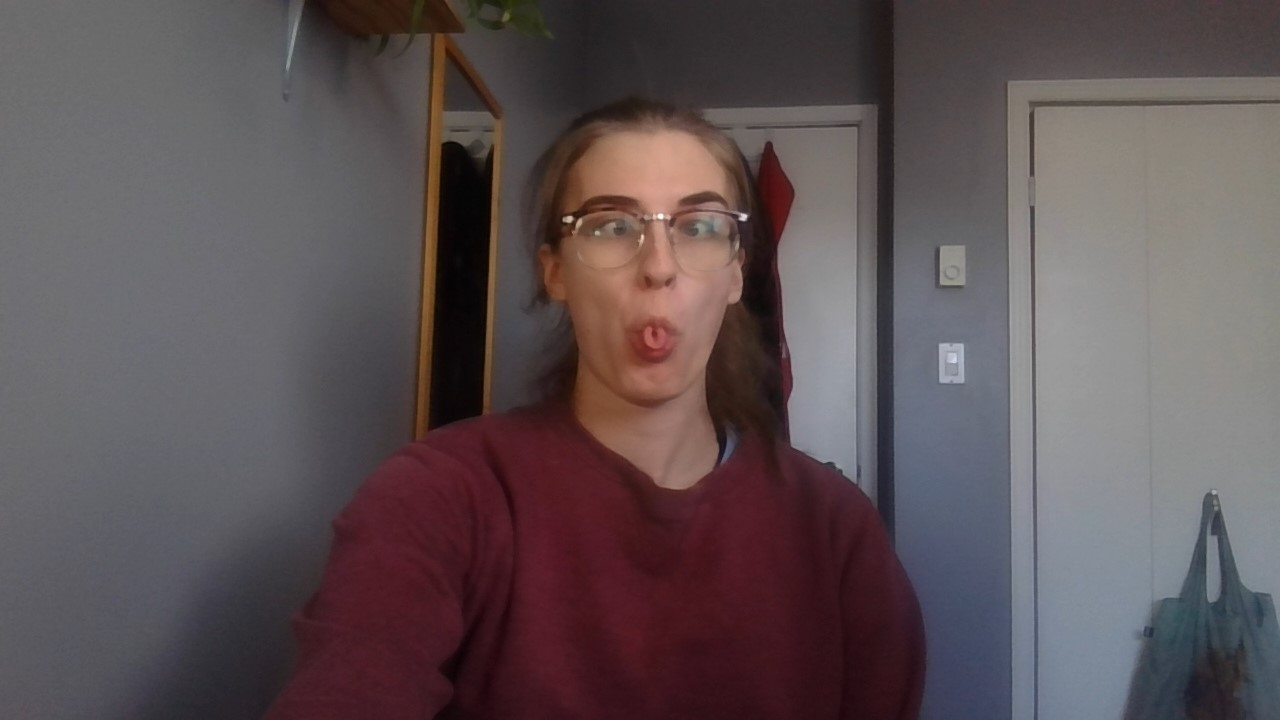
#> input picture dataset_goofy/real/1Cr.jpg, 1280 x 720 px, found by its file name; its folder holds 4 pictures in this run
$ jupyter execute Main.ipynb
#> lines starting #> are read from the running program, lines starting #| are printed output that depends on the picture; pictures that were not available may be replaced by others from this repository, and a replacement may not be noted
# Facial Classification Project
### Allison Christensen Thomas Heysel

##### To update the dataset in use, scroll down to the top of code cell 2 and update the input to the load_dataset function. The filename passed in must include 2 files named 'real' and 'fake' to properly function.

[cell 1]
import cv2
import numpy as np
import time
from matplotlib import pyplot as plt
from os import listdir
from os.path import isfile, join

# Define required objects
sift = cv2.SIFT_create()
matcher = cv2.BFMatcher()

front_face_cascade = cv2.CascadeClassifier()
front_face_cascade.load(cv2.samples.findFile('haar_classifiers/haarcascade_frontalface_alt.xml'))
side_face_cascade = cv2.CascadeClassifier()
side_face_cascade.load(cv2.samples.findFile('haar_classifiers/haarcascade_profileface.xml'))

def load_dataset(filename='dataset'):
    # Assumes the data is stored in 2 files named dataset/real and dataset/fake
    # Returns 2 lists holding the real and fake images seperately

#> called with filename = 'dataset'
    try:
        real_filenames = [filename+'/real/'+f for f in listdir(filename+'/real') if isfile(join(filename+'/real', f))]
        fake_filenames = [filename+'/fake/'+f for f in listdir(filename+'/fake') if isfile(join(filename+'/fake', f))]
    except FileNotFoundError as e:
        print(f"Error! Cannot read in dataset in the root file {filename}. Please ensure the file exists and "
              f"contains 2 folders named 'real' and 'fake'.")
        raise e

    real_images = [cv2.cvtColor(cv2.imread(f), cv2.COLOR_BGR2RGB) for f in real_filenames]
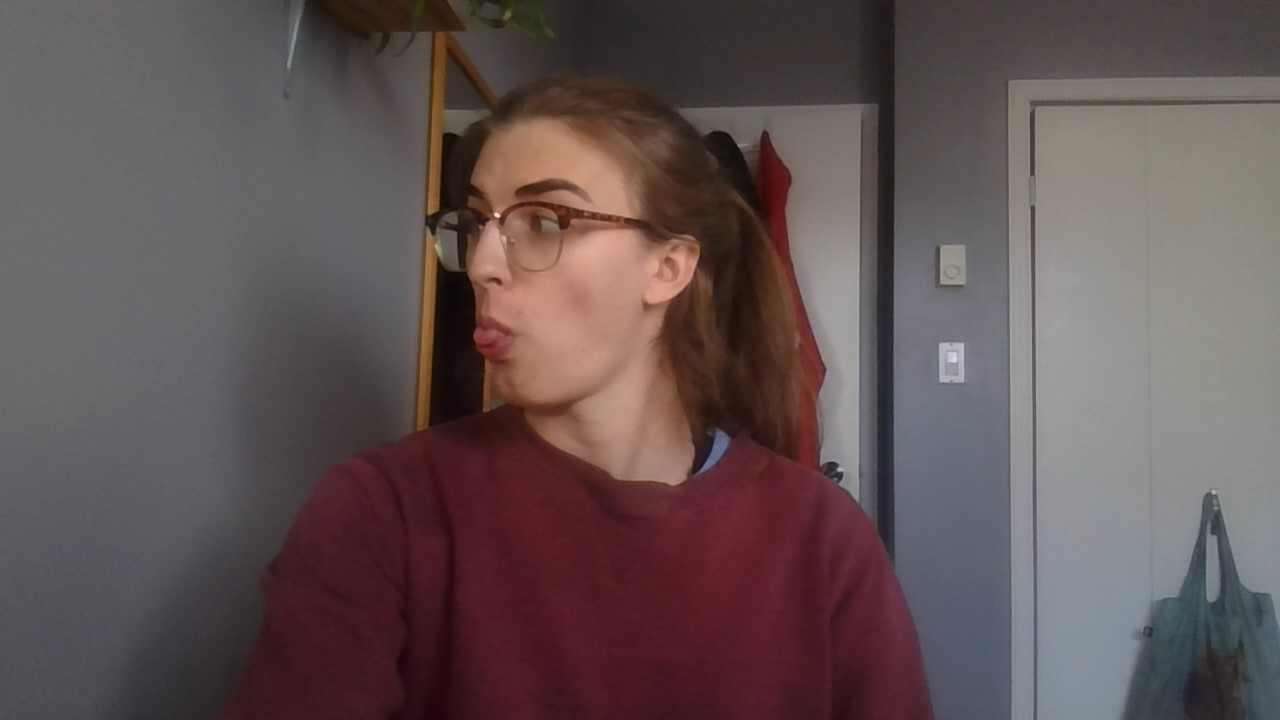
#> input picture dataset_goofy/real/1Lr.jpg, 1280 x 720 px, found by its file name
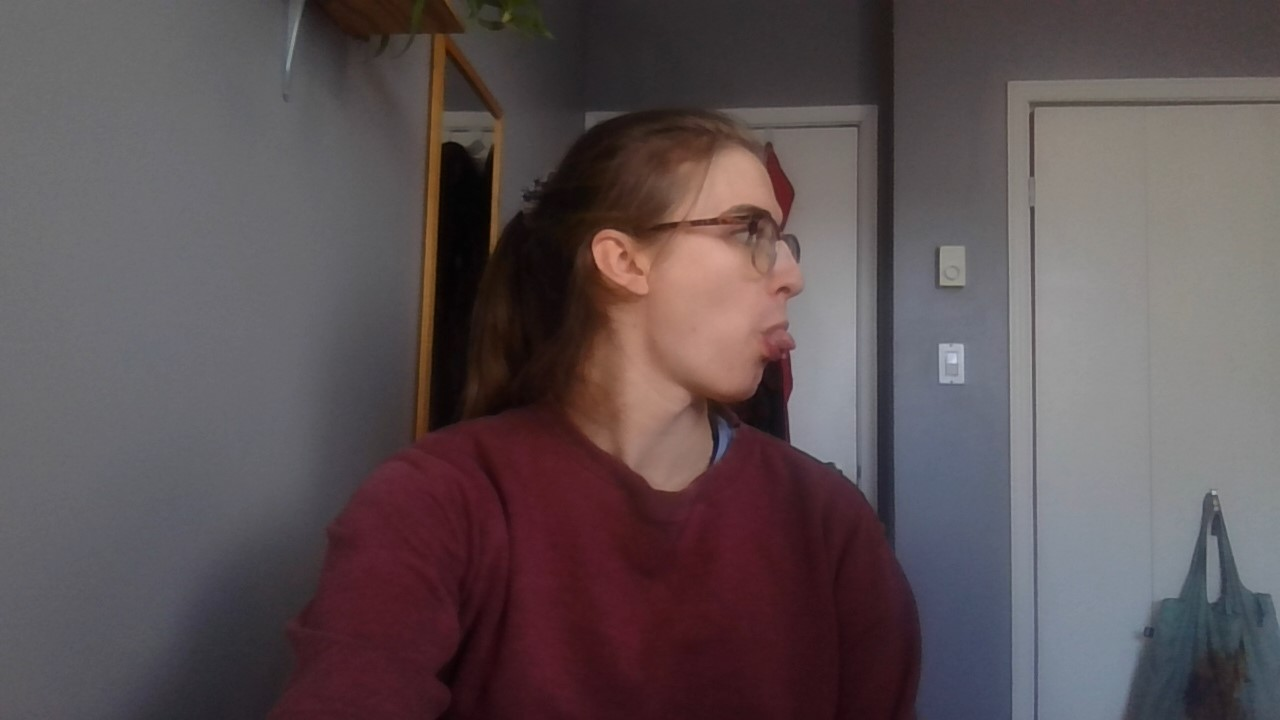
#> input picture dataset_goofy/real/1Rr.jpg, 1280 x 720 px, found by its file name
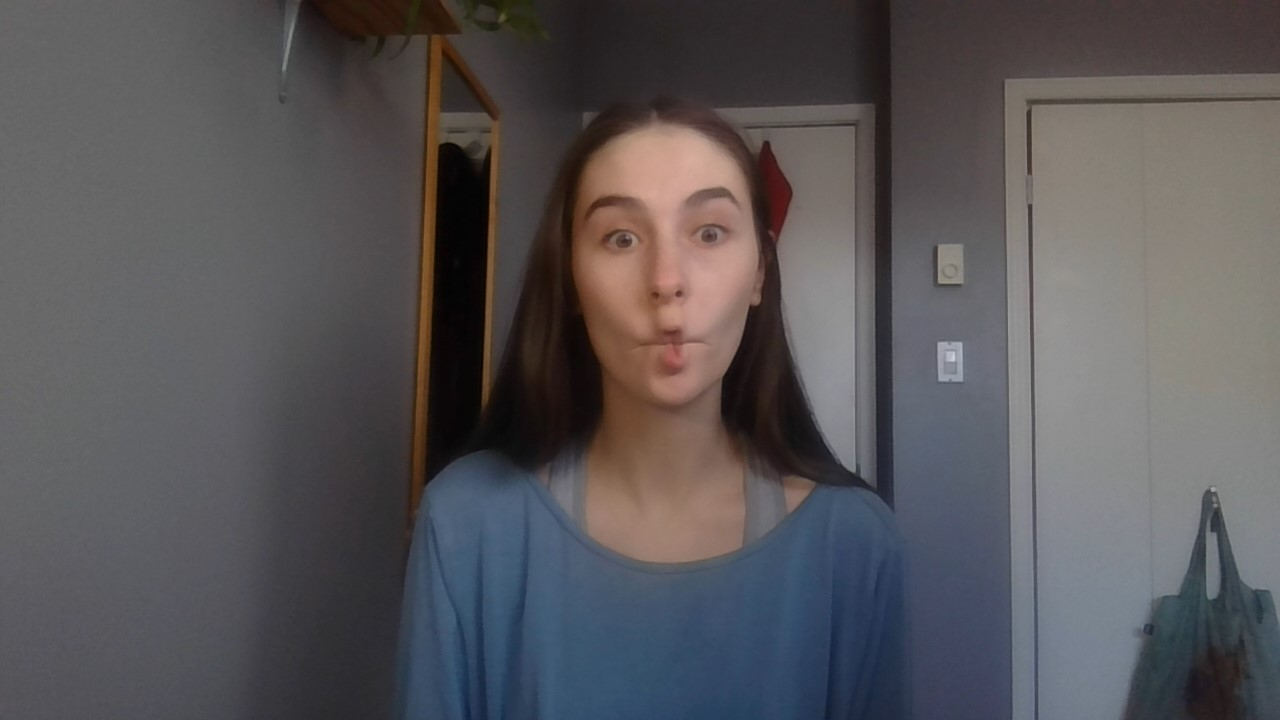
#> input picture dataset_goofy/real/2Cr.jpg, 1280 x 720 px, found by its file name
#> real_images = 4 items
    fake_images = [cv2.cvtColor(cv2.imread(f), cv2.COLOR_BGR2RGB) for f in fake_filenames]
#> fake_images = 1 item

    return real_images, fake_images

def equalize_image(img):
    img_yuv = cv2.cvtColor(img, cv2.COLOR_BGR2YUV)

    # equalize the histogram of the Y channel
    img_yuv[:,:,0] = cv2.equalizeHist(img_yuv[:,:,0])

    # convert the YUV image back to RGB format
    img_output = cv2.cvtColor(img_yuv, cv2.COLOR_YUV2BGR)

    return img_output

def detect_face(img, side='front'):
    # Uses Haar Classifier to detect faces in an images and draw a bounding box around the facial region of interest
    # img : an image with a face
    # side : a string enum either "front" or "profile" descibing the type of image
    # Return : an image containing only the detected facial ROI for detected faces or [] if no face is detected

    # Convert the image to gray and equalize it. Helps to give better facial detection
    gray_img = cv2.cvtColor(img, cv2.COLOR_RGB2GRAY)
    equilized_gray_img = cv2.equalizeHist(gray_img)

    # Detect the face and create and image of the detected face
    if side == 'front':
        face = front_face_cascade.detectMultiScale(equilized_gray_img, minSize=(150,150))
    else:
        face = side_face_cascade.detectMultiScale(equilized_gray_img, minSize=(150,150))
    for (x,y,w,h) in face:
        img = cv2.rectangle(img,(x,y),(x+w,y+h),(255,0,0),2)
        roi_color = img[y:y+h, x:x+w]
        roi_gray = equilized_gray_img[y:y+h, x:x+w]

    # Return the detected face. If no face was detected return an empty array
    try:
        roi_equalized = equalize_image(roi_color)
        return roi_equalized
    except UnboundLocalError as e:
        return []

def feature_matching(img1, img2):
    # Performs SIFT feature matching between 2 images and then uses Lowe's Ratio to filter out the bad matches
    # img1 : an RGB image
    # img2 : an RGB image
    # returns : the average of the two ratios  (number of matches / number of keypoints in img1) and
    #           (number of matches / number of keypoints in img2)

    # Regular SIFT
    img1_keypoints, img1_descriptors = sift.detectAndCompute(img1, None)
    img2_keypoints, img2_descriptors = sift.detectAndCompute(img2, None)

    img1_with_keypoints = cv2.drawKeypoints(img1, img1_keypoints, np.array([]))
    img2_with_keypoints = cv2.drawKeypoints(img2, img2_keypoints, np.array([]))

    matches = matcher.knnMatch(img1_descriptors, img2_descriptors, k=2)
    matches_img = cv2.drawMatchesKnn(img1, img1_keypoints, img2, img2_keypoints, matches, np.array([]))

    # Lowe's Ratio
    lowes_matches = [[match[0]] for match in matches if (match[0].distance / match[1].distance) < 0.8]

    # Find the ratio
    r1 = len(lowes_matches) / len(img1_keypoints)
    r2 = len(lowes_matches) / len(img2_keypoints)
    avg = (r1 + r2) / 2

    return avg


def classification(imgC, imgL, imgR):
    # Classifies images as either real or fake
    # Takes 3 images as inputs
    # Returns True for real faces and False for fake face

    # The confidence measure of our assumption
    real_confidence = 0
    fake_confidence = 0

    # Real faces will require us to use a profile haar cascade for left and right images. But fake faces will
    # require a frontal face cascade.
    # Therefore for left and right images if we try a profile cascade and it detects a face it increases our
    # confidence that its a real image. If we use a profile cascade and doesn't detect a face, we'll then try a
    # frontal cascade. If it detects a face with the frontal cascade it increases our confidence that the image is
    # fake.

    left_face = detect_face(imgL, 'profile')
    if len(left_face) == 0: # If no face is detected, try frontal cascade
        left_face = detect_face(imgL, 'front')
        if len(left_face) != 0: # Now a face is detected
            fake_confidence = fake_confidence + 1
    else:
        real_confidence = real_confidence + 1

    right_face = detect_face(imgR, 'profile')
    if len(right_face) == 0: # If no face is detected, try frontal cascade
        right_face = detect_face(imgL, 'front')
        if len(right_face) != 0: # Now a face is detected
            fake_confidence = fake_confidence + 1
    else:
        real_confidence = real_confidence + 1

    center_face = detect_face(imgC, 'front') # center always requires frontal cascade

    # Find matches between left and center and right and center faces
    num_pairs = 0
    ratio1 = 0 # Ratios represent the number of matches / the number of keypoints
    ratio2 = 0
    if len(left_face) != 0 and len(center_face) != 0:
        num_pairs = num_pairs + 1
        ratio1 = feature_matching(left_face, center_face)

    if len(right_face) != 0 and len(center_face) != 0:
        num_pairs = num_pairs + 1
        ratio2 = feature_matching(right_face, center_face)

    # Calculate the average ratio of keypoint to matches between left and front comparison and right and front
    # comparison. If the Haar Cascade was unable to detect faces in 2 or more of the images we cannot make a
    # confident classification and deem it is 'Unclassifiable'
    try:
        avg_ratio = (ratio1 + ratio2) / num_pairs
    except ZeroDivisionError:
        return "Unclassifiable"

    if avg_ratio > 0.2:
        fake_confidence = fake_confidence + 1
    else:
        real_confidence = real_confidence + 1

    if real_confidence > fake_confidence:
        return "Real"
    else:
        return "Fake"

[cell 2]
##################################### Update dataset used here ###################################################
real_images, fake_images = load_dataset('dataset')
#> real_images = 4 items; fake_images = 1 item
##################################################################################################################

unclassifiable = 0 # Counter of triplets that could not be classified
start = time.time() # Start timer

# Classify real images
true_positive = 0
false_negative = 0
for i in range(0, len(real_images)-2, 3):
    guess = classification(real_images[i], real_images[i + 1], real_images[i + 2])
    if guess == "Real":
        true_positive = true_positive + 1
    elif guess == "Fake":
        false_negative = false_negative + 1
    else:
        unclassifiable = unclassifiable + 1
#> this loop made 1 pass
#> (real_confidence in classification, fake_confidence in classification, num_pairs in classification, ratio1 in classification, ratio2 in classification) on pass 1: (3, 0, 2, 0.0538, 0.0355)
#> pass 1, in detect_face, `equilized_gray_img = cv2.equalizeHist(gray_img)`:
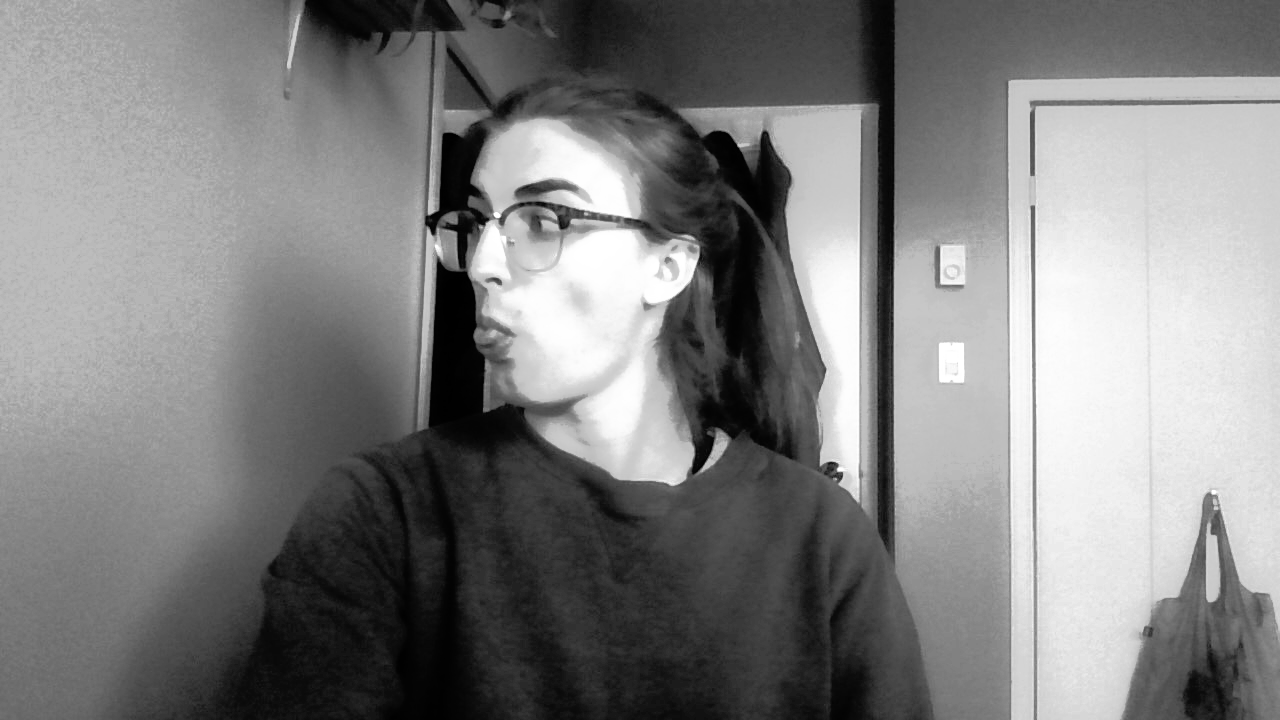
#> equilized_gray_img: shape (720, 1280); min 0, max 255, mean 128.6
#> pass 1, in equalize_image, `img_output = cv2.cvtColor(img_yuv, cv2.COLOR_YUV2BGR)`:
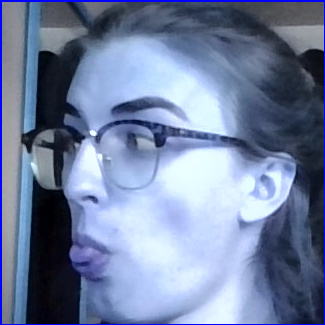
#> img_output: shape (325, 325, 3); mean B, G, R 161.1, 128.7, 113.6
#> after the loop, false_negative = 0; true_positive = 1; unclassifiable = 0

# Classify fake images
true_negative = 0
false_positive = 0
for i in range(0, len(fake_images)-2, 3):
    guess = classification(fake_images[i], fake_images[i + 1], fake_images[i + 2])
    if guess == "Real":
        false_positive = false_positive + 1
    elif guess == "Fake":
        true_negative = true_negative + 1
    else:
        unclassifiable = unclassifiable + 1
#> this loop made 0 passes
#> after the loop, false_positive = 0; true_negative = 0; unclassifiable = 0

end = time.time() # End timer
runtime = end - start

print('Confusion Matrix')
print(true_negative, ' | ', false_positive)
#| 0  |  0
print('--------')
print(false_negative, ' | ', true_positive)
#| 0  |  1

print(f'Number of triplets that were unclassifiable (this occurs if 2 or more of the images cannot detect'
      f' a face): {unclassifiable}')
#| Number of triplets that were unclassifiable (this occurs if 2 or more of the images cannot detect a face): 0
print('Precision = ', true_positive/(true_positive + false_positive))
#| Precision =  1.0
print('Recall = ', true_positive/(true_positive + false_negative))
#| Recall =  1.0
print('Runtime: ', runtime, " ms")
